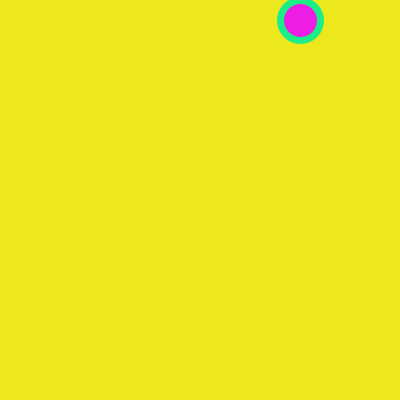
Frame 1 (no input)
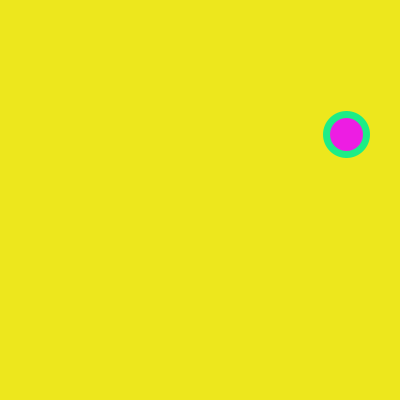
Frame 60 (the mouse pressed at the canvas centre just before this capture)
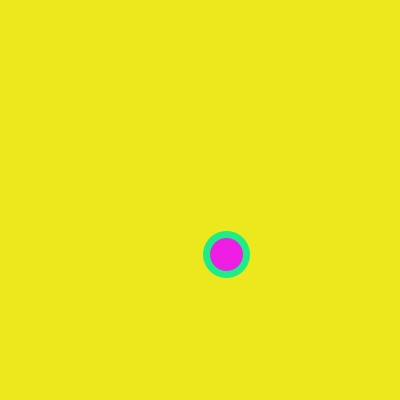
Frame 120 (the mouse held since frame 60 and released just before this capture)

The Processing sketch that drew these frames (run headless with seeded random() and noise(); from frame 60 on, the mouse is pressed at the canvas centre):

// Processing sketch: condicional_bounce
// ── condicional_bounce.pde
// init pos
float x = 300;
float y = 20;
// velocidad
float vel_x = 2;
float vel_y = -2;
float diam = 40;

void setup() {
  size(400, 400);
  stroke(#1DED86);
  strokeWeight(7);
}
void draw() {
  background(#EDE71D);
  fill(#ED1DE3);
  ellipse(x, y, diam, diam);
  x = x + vel_x;
  y = y + vel_y;

  if (x > width - diam/2) {
    vel_x = - vel_x;
    println("right");
  }
  if (y > height - diam/2) {

    vel_y = -vel_y;
    println("bottom");
  }
  if (x < diam/2) {
    vel_x = -vel_x;
    println("left");
  }
  if (y < diam/2) {
    vel_y = -vel_y;
    println("top");
  }
}
